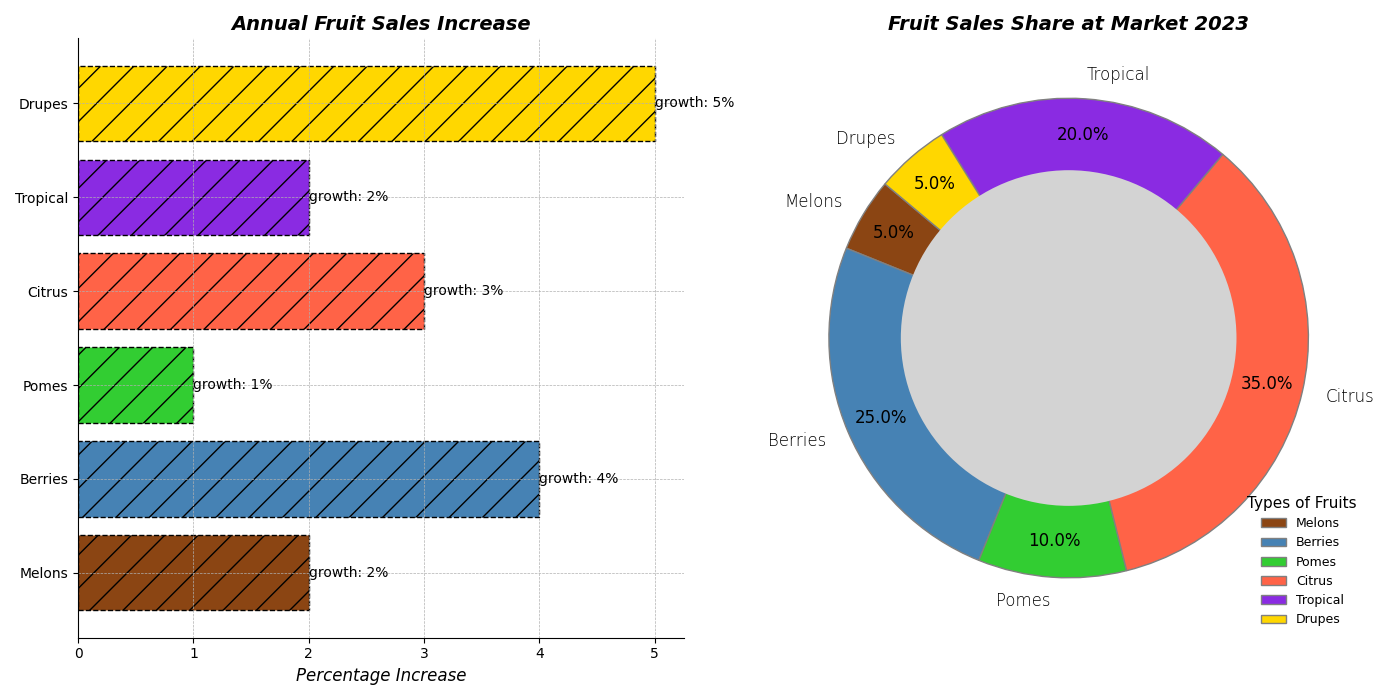

Write Python code to recreate this figure.
import matplotlib.pyplot as plt
import numpy as np

# Data definitions
fruit_categories = ['Melons', 'Berries', 'Pomes', 'Citrus', 'Tropical', 'Drupes']
fruit_popularity = [5, 25, 10, 35, 20, 5]
sales_growth = [2, 4, 1, 3, 2, 5]
new_colors = ['#8B4513', '#4682B4', '#32CD32', '#FF6347', '#8A2BE2', '#FFD700']

fig, (ax1, ax2) = plt.subplots(1, 2, figsize=(14, 7))

bars = ax1.barh(fruit_categories, sales_growth, color=new_colors, edgecolor='black', linestyle='dashed', hatch='/')
for bar in bars:
    width = bar.get_width()
    ax1.text(width, bar.get_y() + bar.get_height() / 2, f'growth: {width}%', va='center', ha='left', fontsize=10)

ax1.set_title("Annual Fruit Sales Increase", fontsize=14, fontweight='bold', style='italic')
ax1.set_xlabel("Percentage Increase", fontsize=12, style='oblique')
ax1.grid(True, linestyle='--', linewidth=0.5)
ax1.spines['top'].set_visible(False)
ax1.spines['right'].set_visible(False)

wedges, texts, autotexts = ax2.pie(fruit_popularity, labels=fruit_categories, autopct='%1.1f%%',
                                    startangle=140, colors=new_colors, pctdistance=0.85,
                                    wedgeprops=dict(edgecolor='gray', linestyle='-'), shadow=False)

for autotext in autotexts:
    autotext.set_color('black')
    autotext.set_fontsize(12)
    autotext.set_fontweight('normal')

for text in texts:
    text.set_fontsize(12)
    text.set_fontweight('light')

ax2.set_title("Fruit Sales Share at Market 2023", fontsize=14, fontweight='bold', style='italic')
ax2.legend(wedges, fruit_categories, title="Types of Fruits", loc='lower right', bbox_to_anchor=(1, 0),
           fontsize=9, title_fontsize=11, frameon=False)

centre_circle = plt.Circle((0, 0), 0.70, fc='lightgray')
ax2.add_artist(centre_circle)

plt.tight_layout() 
plt.show()
